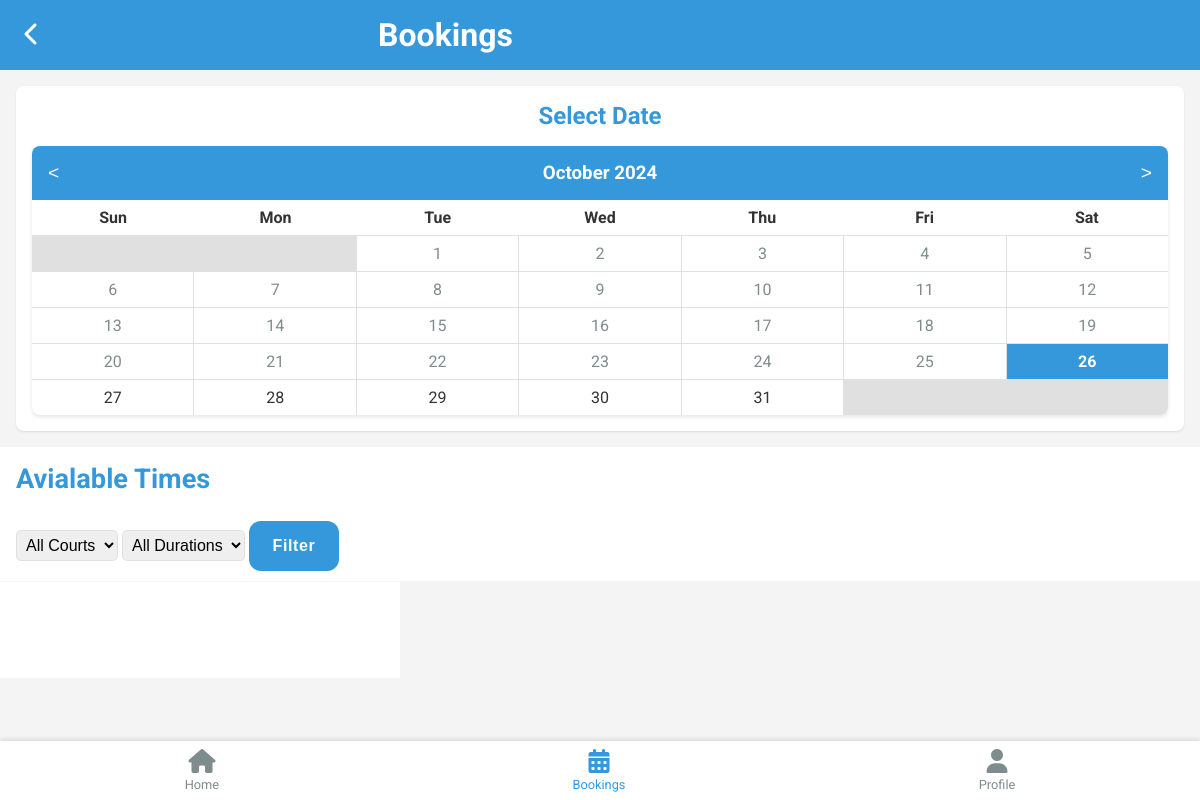
Before: /user/bookings with the older database file.
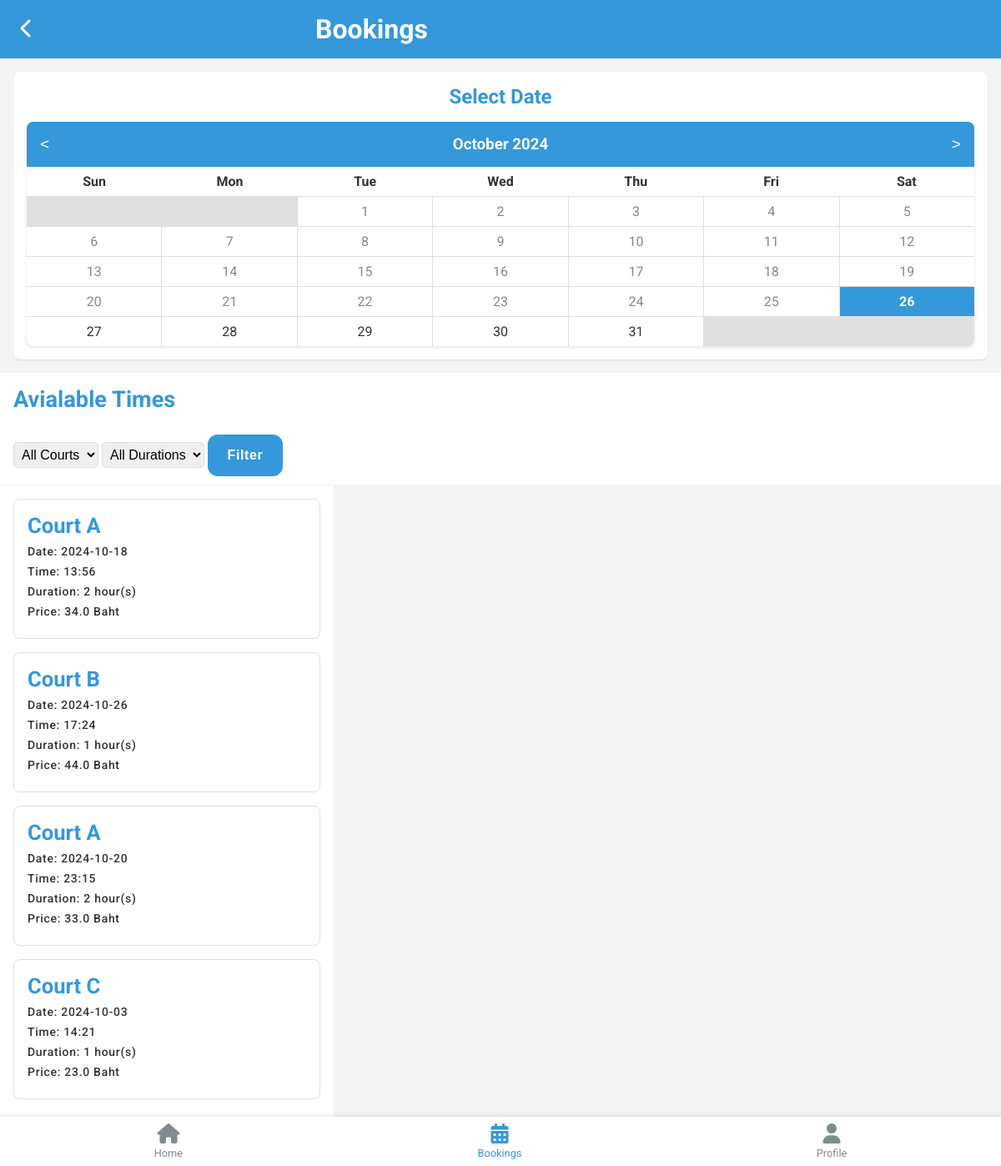
After: the same page with the newer database file.
### webapp/models.py (models this page shows, shortened)
class Court(db.Model):
    id = db.Column(db.Integer, primary_key=True)
    court_name = db.Column(db.String(100), nullable=False)
    date = db.Column(db.String(20), nullable=False)
    time = db.Column(db.String(20), nullable=False)
    duration = db.Column(db.Integer, nullable=False)  # in hours
    current_price = db.Column(db.Float, nullable=False)
    previous_price = db.Column(db.Float)
    bookings = db.relationship("Booking", backref=db.backref("booking", lazy=True))

### webapp/user.py (the view)
@user.route('/bookings', methods=['GET', 'POST'])
def bookings():
    selected_date = request.args.get('date')
    selected_court = request.args.get('court')
    selected_duration = request.args.get('duration')
    unique_courts = Court.query.with_entities(Court.court_name).distinct().all()
    unique_durations = Court.query.with_entities(Court.duration).distinct().all()
    query = Court.query
    if selected_date:
        query = query.filter(Court.date == selected_date)
        return redirect(url_for('user.bookings'))
    if selected_court and selected_court != 'all':
        query = query.filter(Court.court_name == selected_court)
        return redirect(url_for('user.bookings'))
    if selected_duration and selected_duration != 'all':
        query = query.filter(Court.duration == selected_duration)
        return redirect(url_for('user.bookings'))
    courts = query.all()
    return render_template(
        'end_user/bookings.html',
        courts=courts,
        selected_court=selected_court,
        selected_duration=selected_duration,
        selected_date=selected_date,
        unique_courts=[court.court_name for court in unique_courts],
        unique_durations=[duration.duration for duration in unique_durations]
    )

### webapp/templates/end_user/bookings.html (shortened to what this page needs)
{% extends 'end_user/user_base.html' %}
{% block content %}
    <header class="booking-header">
        <button class="header-back-btn" aria-label="Go back"><i class="fas fa-chevron-left"></i></button>
        <h1>Bookings</h1>
    </header>
    <div class="booking-calendar-container" method="POST">
        <div class="inner-calendar">
            <h2>Select Date</h2>
            <div id="booking-calendar" class="booking-calendar">
                <div class="calendar-header">
                    <button id="prevMonth">&lt;</button>
                    <h3 id="currentMonth">Month Year</h3>
                    <button id="nextMonth">&gt;</button>
                </div>
                <div class="calendar-body">
                    <div class="calendar-weekdays">
                        <div>Sun</div>
                        <div>Mon</div>
                        <div>Tue</div>
                        <div>Wed</div>
                        <div>Thu</div>
                        <div>Fri</div>
                        <div>Sat</div>
                    </div>
                    <div id="calendarDays" class="calendar-days"></div>
                </div>
            </div>
        </div>
    </div>
    <div class="booking-avialable-times">
        <h2 class="available-times-title">Avialable Times</h2>
        <div class="filter-section">
            <form method="GET" action="{{ url_for('user.bookings') }}" class="court-filter">
                <select id="courtFilter" name="court">
                    <option value="all">All Courts</option>
                </select>
                <select id="durationFilter" name="duration">
                    <option value="all">All Durations</option>
                </select>
                <button id="filterBtn" type="submit">Filter</button>
            </form>
        </div>
        <div class="booking-times-info">
            <div class="booking-times-list" id="booking-times-list">
                {% for court in courts %}
                    {% if (not selected_court or selected_court == 'all' or court.court_name == selected_court) and
                        (not selected_duration or selected_duration == 'all' or court.duration == selected_duration) and
                        (not selected_date or court.date == selected_date) %}
                        <div class="court-item" data-court="{{ court.court_name }}" data-duration="{{ court.duration }}">
                            <h3 class="item-title">{{ court.court_name }}</h3>
                            <p class="item-time info">Date: {{ court.date }}</p>
                            <p class="item-time info">Time: {{ court.time }}</p>
                            <p class="item-duration info">Duration: {{ court.duration }} hour(s)</p>
                            <p class="item-price info">Price: {{ court.current_price }} Baht</p>
                        </div>
                    {% else %}
                        <p>No available times match your selection.</p>
                    {% endif %}
                {% endfor %}
            </div>
        </div>
    </div>
{% endblock %}

### webapp/templates/end_user/user_base.html (shortened to what this page needs)
<!DOCTYPE html>
<html lang="en">
<head>
    <link rel="stylesheet" href="https://cdnjs.cloudflare.com/ajax/libs/font-awesome/6.6.0/css/all.min.css" />
    <link rel="stylesheet" href="{{ url_for('static', filename='css/end_user/uni.css') }}">
    <link rel="stylesheet" href="{{ url_for('static', filename='css/end_user/welcome.css') }}">
    <link rel="stylesheet" href="{{ url_for('static', filename='css/end_user/logreg.css') }}">
    <link rel="stylesheet" href="{{ url_for('static', filename='css/end_user/nav.css') }}">
    <link rel="stylesheet" href="{{ url_for('static', filename='css/end_user/home.css') }}">
    <link rel="stylesheet" href="{{ url_for('static', filename='css/end_user/bookings.css') }}">
    <link rel="stylesheet" href="{{ url_for('static', filename='css/end_user/profile.css') }}">
    <link rel="stylesheet" href="{{ url_for('static', filename='css/end_user/bookingform.css') }}">
</head>
<body>
    {% block content %}
    {% endblock %}
    {% include 'end_user/navbar.html' %}
</body>
</html>

### webapp/templates/end_user/navbar.html
<nav class="bottom-nav">
    <a href="/user/dashboard" id="homeBtn">
        <i class="fas fa-home"></i>
        <span>Home</span>
    </a>
    <a href="/user/bookings" id="bookingsBtn" class="active">
        <i class="fas fa-calendar-alt"></i>
        <span>Bookings</span>
    </a>
    <a href="/user/profile" id="profileBtn">
        <i class="fas fa-user"></i>
        <span>Profile</span>
    </a>
</nav>

### webapp/static/css/end_user/uni.css (style rules this page uses)
:root { --primary-color: #3498db; --secondary-color: #2ecc71; --background-color: #f4f4f4; --text-color: #333; --light-text-color: #7f8c8d; --border-color: #e0e0e0; --shadow-color: rgba(0, 0, 0, 0.1); --btnHover-color: #2980b9; --darkblue-color: #2c3e50; }
* { margin: 0; padding: 0; box-sizing: border-box; }
body { font-family: "Roboto"; background-color: var(--background-color); color: var(--text-color); line-gap-override: 1.6; max-height: 100vh; width: 100%; }

### webapp/static/css/end_user/nav.css (style rules this page uses)
.bottom-nav { display: flex; justify-content: space-around; background-color: white; position: fixed; bottom: 0; left: 0; right: 0; padding: 0.5rem; box-shadow: 0 -2px 4px var(--shadow-color); }
.bottom-nav a { background: none; border: none; display: flex; flex-direction: column; align-items: center; color: var(--light-text-color); font-size: 0.8rem; cursor: pointer; text-decoration: none; }
.bottom-nav a.active { color: var(--primary-color); }
.bottom-nav a i { font-size: 1.5rem; margin-bottom: 0.25rem; }
@media (min-width: 768px) { .booking-calendar-container, .booking-available-times { flex: 1; } }

### webapp/static/css/end_user/bookings.css (style rules this page uses)
.booking-header { background-color: var(--primary-color); display: flex; justify-content: space-between; align-items: center; padding: 1rem; position: relative; top: 0; z-index: 1; }
.booking-header h1 { width: 69%; color: #fff; }
.booking-calendar-container, .booking-available-times { background-color: white; border-radius: 8px; padding: 1rem; margin: 1rem; box-shadow: 0 1px 2px var(--shadow-color); }
.booking-calendar-container .inner-calendar h2 { text-align: center; margin-bottom: 1rem; color: var(--primary-color); }
.booking-calendar { background-color: white; border-radius: 8px; overflow: hidden; box-shadow: 0 2px 4px var(--shadow-color); }
.calendar-header { display: flex; justify-content: space-between; align-items: center; padding: 1rem; background-color: var(--primary-color); color: white; }
.calendar-header button { background: none; border: none; color: white; font-size: 1.2rem; cursor: pointer; }
.calendar-weekdays { display: grid; grid-template-columns: repeat(7, 1fr); text-align: center; font-weight: bold; padding: 0.5rem 0; border-bottom: 1px solid var(--border-color); }
.calendar-days { display: grid; grid-template-columns: repeat(7, 1fr); gap: 1px; background-color: var(--border-color); }
.available-times-title { position: sticky; top: 0; z-index: 5; padding: 1rem; margin: 0; font-size: 1.7rem; color: var(--primary-color); background-color: white; transition: background-color 0.2s, color 0.2s; }
.filter-section { display: flex; gap: 10px; padding: 10px 16px; align-items: center; justify-content: space-between; background-color: #fff; margin-bottom: 1px; border: none; }
.filter-section select { font-size: 1rem; border: 1px solid var(--border-color); padding: 5px; border-radius: 5px; outline: none; }
#filterBtn { background-color: var(--primary-color); color: #fff; border: none; padding: 1rem; border-radius: 12px; font-weight: 600; font-size: 1rem; width: 90px; letter-spacing: 0.6px; cursor: pointer; }
.booking-times-info { width: 100%; max-width: 400px; padding: 1rem; background-color: #fff; }
.booking-times-list { display: grid; gap: 1rem; margin-bottom: 4rem; }
.court-item { background-color: white; border: 1px solid var(--border-color); border-radius: 8px; padding: 1rem; text-align: left; cursor: pointer; transition: all 0.3s ease; }
.court-item p { margin-bottom: 0.5rem; }
.item-title { font-weight: bold; font-size: 1.6rem; color: var(--primary-color); margin-bottom: 0.5rem; }
.court-item .info { font-size: 14px; font-weight: 500; letter-spacing: 0.7px; }

### webapp/static/css/end_user/profile.css (style rules this page uses)
.header-back-btn { background: none; border: none; color: white; font-size: 1.5rem; cursor: pointer; width: 2rem; }

Changed rows visible on the page:
added Court: court_name "Court A", date "2024-10-18", time "13:56", duration "2", current_price "34.0"
added Court: court_name "Court B", date "2024-10-26", time "17:24", duration "1", current_price "44.0"
added Court: court_name "Court A", date "2024-10-20", time "23:15", duration "2", current_price "33.0"
added Court: court_name "Court C", date "2024-10-03", time "14:21", duration "1", current_price "23.0"
